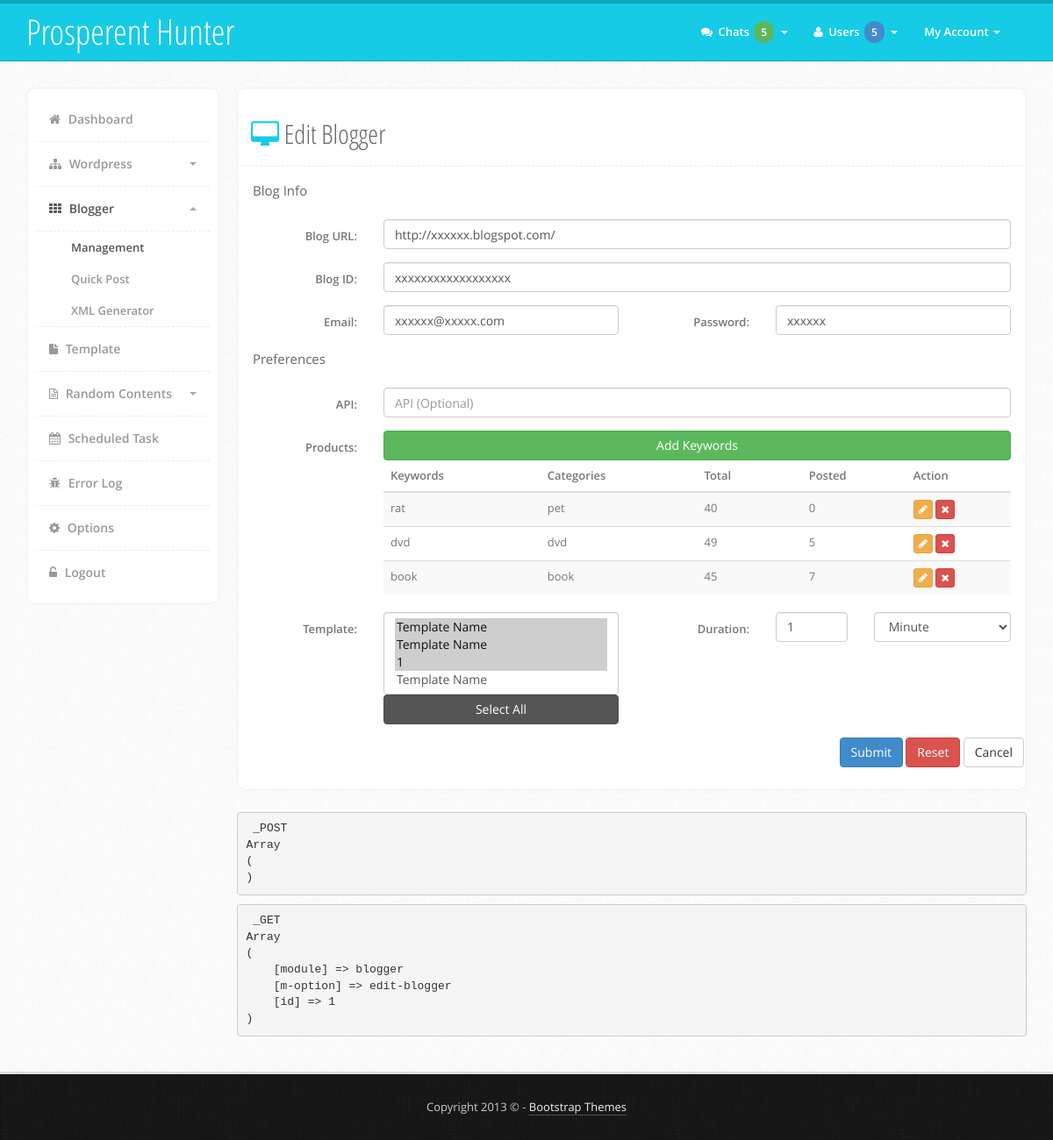
Screenshot of /?module=blogger&m-option=edit-blogger&id=1 (signed in) with the database file from the repository.
### tables this page shows
CREATE TABLE IF NOT EXISTS `blogger` (
  `ID` int(255) NOT NULL AUTO_INCREMENT,
  `blog_url` text NOT NULL,
  `blogId` varchar(18) NOT NULL,
  `email` varchar(255) NOT NULL,
  `password` varchar(255) NOT NULL,
  `api` varchar(32) NOT NULL,
  `template` text NOT NULL,
  `cronjob` varchar(255) NOT NULL,
  `duration` int(255) NOT NULL,
  `timeformat` varchar(32) NOT NULL,
  `lastpost` int(11) NOT NULL,
  PRIMARY KEY (`ID`)
);

CREATE TABLE IF NOT EXISTS `keywords` (
  `ID` int(255) NOT NULL AUTO_INCREMENT,
  `keywords` text NOT NULL,
  `category` varchar(255) NOT NULL,
  `type` varchar(10) NOT NULL,
  `blogId` int(255) NOT NULL,
  PRIMARY KEY (`ID`)
);

CREATE TABLE IF NOT EXISTS `template` (
  `ID` int(255) NOT NULL AUTO_INCREMENT,
  `name` varchar(255) NOT NULL,
  `title` longtext NOT NULL,
  `prefix` longtext NOT NULL,
  `suffix` longtext NOT NULL,
  `compare_table` varchar(8) NOT NULL DEFAULT 'OFF',
  `post_template` longtext NOT NULL,
  `options` longtext NOT NULL,
  PRIMARY KEY (`ID`)
);

### module.php (called while the page is built, shortened)
<?php
if (isset($_GET['module'])) {
    $module['module'] = $_GET['module'];
    if (isset($_GET['m-option'])) {
        $module['m-option'] = $_GET['m-option'];
    }
    if ($module['module'] == 'blogger') {
        if (isset($_GET['m-option'])) {
            if ($_GET['m-option'] == 'edit-blogger') {
                $module['file'] = 'module/blogger/edit-blogger.php';
                $module['title'] = 'Edit Blogger';
            }
        } else {
            $module['file'] = 'module/blogger/blogger.php';
            $module['title'] = 'Blogger Projects';
        }
    }
} else {
    $module['module'] = 'dashboard';
    $module['file'] = 'dashboard.php';
    $module['title'] = 'Dashboard';
}
?>

### functions.php (called while the page is built, shortened)
<?php
function slashes($var) {
    if(is_array($var)) {
        return array_map('slashes', $var);
    } else {
        return addslashes($var);
    }
}
?>

### module/blogger/edit-blogger.php (the view, shortened to what this page needs)
<?php
$bgID = slashes($_GET['id']);
$queryWP = "SELECT * FROM blogger WHERE ID = '" . $bgID . "'";
$resultBG = $mysqli->query($queryWP)->fetch_array(MYSQLI_ASSOC) OR trigger_error($mysqli->error . "[$queryWP]");
$queryKeywords = "SELECT * FROM keywords WHERE type = 'blogger' AND blogId = '" . $bgID ."'";
$resultKeywords = $mysqli->query($queryKeywords) OR trigger_error($mysqli->error . "[$queryKeywords]");
$queryTemplate = "SELECT * FROM template";
$resultTemplate = $mysqli->query($queryTemplate) OR trigger_error($mysqli->error . "[$queryTemplate]");
?>
                            <div class="content-box">
                                <div class="content-head">
                                    <h2><i class="fa fa-desktop color"></i> <?php echo $module['title']; ?></h2>
                                </div>
                                <div class="content-body">
                                    <form name="add-blogger" class="form-horizontal" data-toggle="validator" action="?module=blogger" method="POST">
                                        <h3>Blog Info</h3>
                                        <div class="row">
                                            <div class="col-md-12">
                                                <div class="form-group">
                                                    <label class="col-md-2 control-label">Blog URL:</label>
                                                    <div class="col-md-10">
                                                        <input type="text" name="blogurl" class="form-control" placeholder="http://www.example.com" value="<?php echo $resultBG['blog_url']; ?>" required />
                                                    </div>
                                                </div>
                                            </div>
                                        </div>
                                        <div class="row">
                                            <div class="col-md-12">
                                                <div class="form-group">
                                                    <label class="col-md-2 control-label">Blog ID:</label>
                                                    <div class="col-md-10">
                                                        <input type="text" name="blogid" class="form-control" placeholder="Blogger ID" value="<?php echo $resultBG['blogId']; ?>" required />
                                                    </div>
                                                </div>
                                            </div>
                                        </div>
                                        <div class="row">
                                            <div class="col-md-6">
                                                <div class="form-group">
                                                    <label class="col-md-4 control-label">Email:</label>
                                                    <div class="col-md-8">
                                                        <input type="text" name="email" class="form-control" placeholder="Username" value="<?php echo $resultBG['email']; ?>" required />
                                                    </div>
                                                </div>
                                            </div>
                                            <div class="col-md-6">
                                                <div class="form-group">
                                                    <label class="col-md-4 control-label">Password:</label>
                                                    <div class="col-md-8">
                                                        <input type="text" name="password" class="form-control" placeholder="Password" value="<?php echo $resultBG['password']; ?>" required />
                                                    </div>
                                                </div>
                                            </div>
                                        </div>
                                        <h3>Preferences</h3>
                                        <div class="row">
                                            <div class="col-md-12">
                                                <div class="form-group">
                                                    <label class="col-md-2 control-label">API:</label>
                                                    <div class="col-md-10">
                                                        <input type="text" name="api" class="form-control" placeholder="API (Optional)" value="<?php echo $resultBG['api']; ?>" />
                                                    </div>
                                                </div>
                                            </div>
                                        </div>
                                        <div class="row">
                                            <label class="col-md-2 control-label">Products:</label>
                                            <div class="col-md-10">
                                                <a href="#" class="col-md-12 btn green">Add Keywords</a>
                                                <table class="table table-striped table-hover">
                                                    <thead>
                                                        <tr>
                                                            <th class="col-md-3">Keywords</th>
                                                            <th class="col-md-3">Categories</th>
                                                            <th class="col-md-2">Total</th>
                                                            <th class="col-md-2">Posted</th>
                                                            <th class="col-md-2">Action</th>
                                                        </tr>
                                                    </thead>
                                                    <tbody>
                                                        <?php while ($bgKeywords = $resultKeywords->fetch_array(MYSQLI_ASSOC)) { ?>
                                                        <tr>
                                                            <td><?php echo $bgKeywords['keywords']; ?></td>
                                                            <td><?php echo $bgKeywords['category']; ?></td>
                                                            <td>
                                                                <?php
                                                                $queryTotal = "SELECT * FROM products WHERE keywordId = '" . $bgKeywords['ID'] . "'";
                                                                $resultTotal = $mysqli->query($queryTotal)->num_rows OR trigger_error($mysqli->error . "[$queryTotal]");
                                                                echo $resultTotal;
                                                                ?>
                                                            </td>
                                                            <td>
                                                                <?php
                                                                $queryTotal .= " AND status ='Posted'";
                                                                $resultTotal = $mysqli->query($queryTotal)->num_rows OR trigger_error($mysqli->error . "[$queryTotal]");
                                                                echo $resultTotal;
                                                                ?>
                                                            </td>
                                                            <td>
                                                                <a href="?module=blogger&m-option=edit-keyword&id=<?php echo $bgKeywords['ID']; ?>" class="btn btn-xs yellow" data-toggle="tooltip" title="Edit"><i class="fa fa-pencil"></i></a>
                                                                <a href="?module=blogger&m-option=edit-blogger&id=1&delete-keyword=<?php echo $bgKeywords['ID']; ?>" class="btn btn-xs red"><i class="fa fa-times" data-toggle="tooltip" title="Delete"></i></a>
                                                            </td>
                                                        </tr>
                                                        <?php } ?>
                                                    </tbody>
                                                </table>
                                            </div>
                                        </div>
                                        <div class="row">
                                            <div class="col-md-6">
                                                <div class="form-group">
                                                    <label class="col-md-4 control-label">Template:</label>
                                                    <div class="col-md-8">
                                                        <select name="template[]" class="form-control" multiple="multiple" required>
                                                            <?php while ($templateRow = $resultTemplate->fetch_array(MYSQLI_ASSOC)) { ?>
                                                            <option value="<?php echo $templateRow['ID']; ?>"<?php foreach (explode(', ', $resultBG['template']) as $templateID) { if ($templateID == $templateRow['ID']) { echo 'selected'; } } ?>><?php echo $templateRow['name']; ?></option>
                                                            <?php } ?>
                                                        </select>
                                                        <input type="button" name="select-all" class="form-control btn black" value="Select All" />
                                                    </div>
                                                </div>
                                            </div>
                                            <div class="col-md-6">
                                                <div class="form-group">
                                                    <label class="col-md-4 control-label">Duration:</label>
                                                    <div class="col-md-3">
                                                        <input type="text" name="duration" class="col-md-3 form-control" value="<?php echo $resultBG['duration']; ?>" required />
                                                    </div>
                                                    <div class="col-md-5">
                                                        <select name="time-format" class="form-control">
                                                        <option value="60"<?php echo ($resultBG['timeformat'] == '60') ? " selected" : "" ?>>Minute</option>
                                                    </select>
                                                    </div>
                                                </div>
                                            </div>
                                        </div>
                                        <div class="row">
                                            <div class="col-md-12">
                                                <div class="form-group pull-right">
                                                    <button type="submit" class="btn blue" disabled>Submit</button>
                                                    <button type="reset" class="btn red">Reset</button>
                                                    <button type="button" class="btn white" onClick="history.go(-1);return true;">Cancel</button>
                                                </div>
                                            </div>
                                        </div>
                                    </form>
                                </div>
                            </div>

### assets/css/style.css (style rules this page uses)
body { font-family: 'Open Sans', sans-serif; color: #444; font-size: 13px; line-height: 25px; -webkit-font-smoothing: antialiased; background: #fafafa url('../img/main-back.png') repeat; }
h1,h2,h3,h4 { font-family: 'Open Sans Condensed', sans-serif; }
.color { color: #16cbe6; }
.content-box { background: #fff; padding: 5px; border-radius: 10px; border-left: 1px solid #eee; border-top: 1px solid #eee; border-bottom: 1px solid #eee; border-right: 1px solid #eee; }
.content-box .content-head { margin: 0px; font-family: "Open Sans", sans-serif; font-size: 15px; line-height: 25px; color: #666; padding: 10px; margin-bottom: 10px; padding-bottom: 10px; border-bottom: 1px dashed #eee; }
.content-box .content-body { padding: 5px 12px; color: #777; }
.content-body h3 { margin:0px; font-family:"Open Sans", sans-serif; font-size:15px; line-height:25px; color:#666; margin-bottom:10px; padding-bottom:10px; }
.red { color: #ffffff; background-color: #d9534f; border-color: #d43f3a; }
.blue { color: #ffffff; background-color: #428bca; border-color: #357ebd; }
.green { color: #ffffff; background-color: #5cb85c; border-color: #4cae4c; }
.yellow { color: #ffffff; background-color: #f0ad4e; border-color: #eea236; }
.black { color: #ffffff; background-color: #555555; border-color: #4c4c4c; }
.white { color: #333333; background-color: #ffffff; border-color: #cccccc; }

### rows the page displays
blogger: blogurl "http://xxxxxx.blogspot.com/", blogid "xxxxxxxxxxxxxxxxxx", email "xxxxxx@xxxxx.com", password "xxxxxx", template.name "Template Name ☑ / Template Name ☑ / 1 ☑ / Template Name", duration "1", time-format "Minute"
keywords: keywords "rat", category "pet", resultTotal "40", resultTotal "0"
keywords: keywords "dvd", category "dvd", resultTotal "49", resultTotal "5"
keywords: keywords "book", category "book", resultTotal "45", resultTotal "7"

### other values shown
$module['title'] "Edit Blogger"
